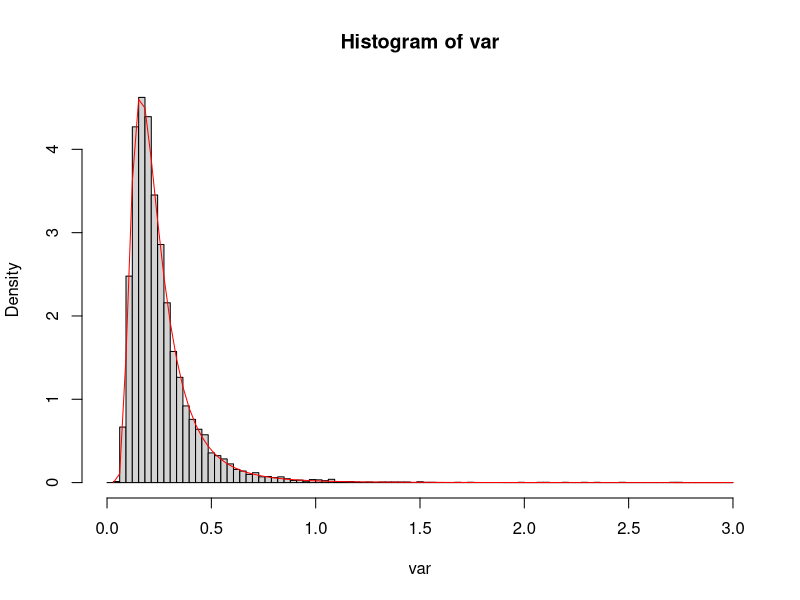
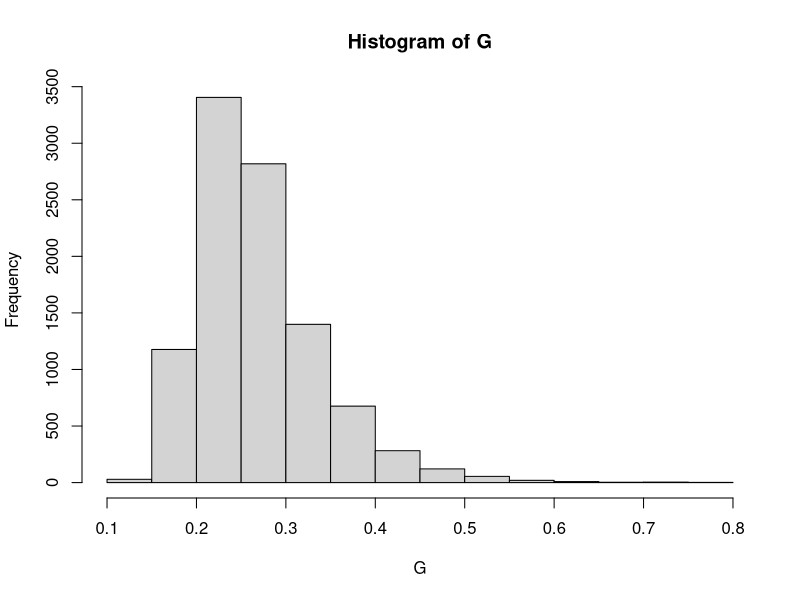
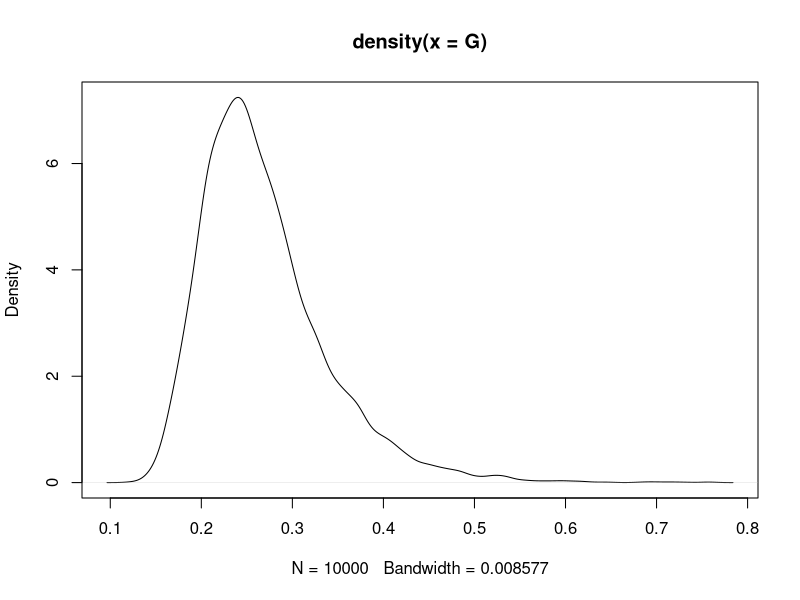

Source code (R) for these figures, in order:
### 2 a)
set.seed(235)

draws = 10000
income = c(14, 25, 45, 25, 30, 33, 19, 50, 34, 67)
n = 10
v = 9

y = log(income)
tau2=sum((y-3.5)^2)/10
tau = tau2**(0.5)

var<-((n-1)*tau2)/rchisq(draws,n-1)
hist(var,breaks = seq(0,3,length=100),freq=FALSE) 
theta = seq(0,3,length=100)
p = ((v/2)^(v/2))*(tau^v)*(theta^-((v/2)+1))*exp((-v*tau2)/(2*theta))
p = p/gamma(v/2)
lines(theta,p,col="red")

### 2 b)
set.seed(235)

G = 2*pnorm(var**0.5/2**0.5)-1
hist(G)

### 2 c)
set.seed(235)

quantile(G,probs = seq(0,1,0.025))

newG = G[which(G > 0.1714136)]
newG = newG[which(newG < 0.4396433)]
plot(density(G))
library(coda)
HPDinterval(as.mcmc(G),prob = 0.95)

